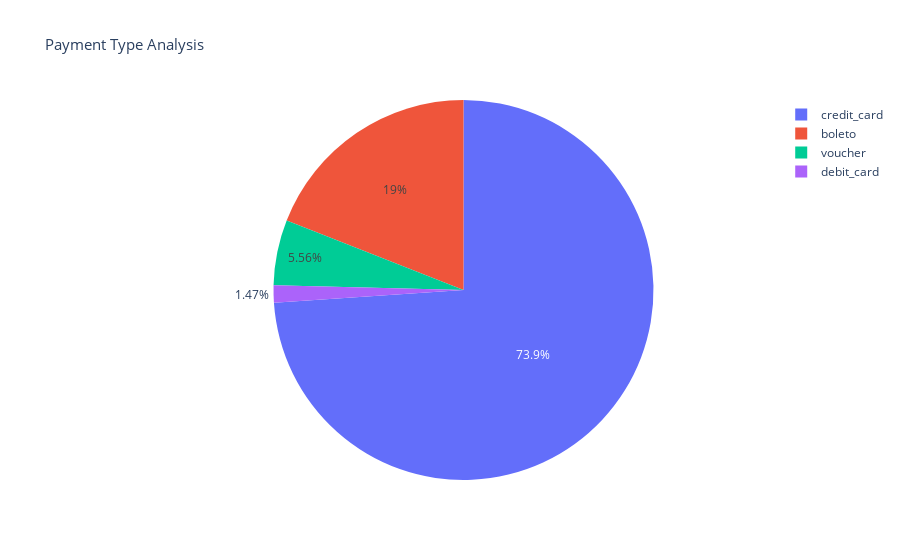

Write notebook code for a chart like this one.
### Code cell
import plotly.graph_objects as go

fig = go.Figure()
fig.add_trace(
    go.Pie(    
        labels=payment_type_count.index, values=payment_type_count.values
    )
)

fig.update_layout(
    {
        "title": {
            "text": "Payment Type Analysis",
            "font": {
                "size": 15
            }
        },
        "showlegend": True
    }
)

fig.show()

### Figure 1 — Plotly figure (JSON) as saved in the notebook; plotly's stock layout.template omitted (floating-point values rounded to 4 significant figures)
{"data": [{"labels": ["credit_card", "boleto", "voucher", "debit_card"], "type": "pie", "values": [76795, 19784, 5775, 1529]}], "layout": {"autosize": true, "showlegend": true, "title": {"font": {"size": 15}, "text": "Payment Type Analysis"}}}
